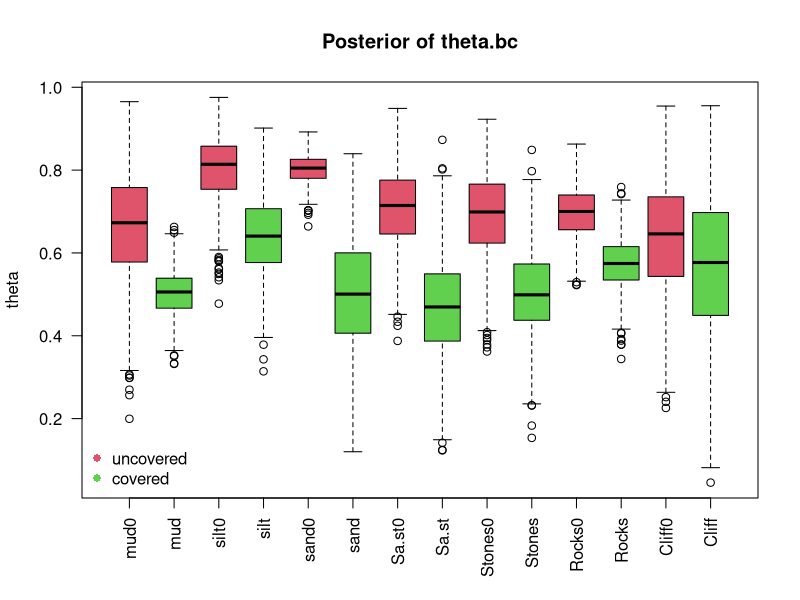

The R script that drew this image:
## ---- chunk 1
library(readxl)
setwd("/home/piailari/Documents/BayesianDataAnalysis/exercises/week3/exercise2b")
data.full = read_xlsx("bsg653_3.xlsx")
data = data.full[, c( "WHIBIN", "BOTTOMCOV", "BOTTOM")]
data = data[data$BOTTOM!=0,]
# 0 : clear
# 1 : covered
data$BOTTOMCOV = ifelse(data$BOTTOMCOV == 5, 1, 0)

# write.table(data, file="white_fishes_data.txt", row.names=FALSE, col.names=TRUE)

## ---- chunk 2
table(data)
y = table(data$BOTTOM[data$WHIBIN ==1], data$BOTTOMCOV[data$WHIBIN ==1])
N = table(data$BOTTOM, data$BOTTOMCOV)

## ---- chunk 3
set.seed(123)
theta =  array(rep(NA, 7*2*1000), dim=c(7, 2, 1000))
for (i in 1:7) {
   for (j in 1:2) {
      theta[i,j,] = rbeta(1000, y[i,j]+1, N[i,j]-y[i,j]+1)
   }
}

## ---- chunk 4
theta.df = data.frame(
 "mud0" = theta[1,1,],"mud" = theta[1,2,],
 "silt0" = theta[2,1,],"silt" = theta[2,2,],
 "sand0"= theta[3,1,], "sand"= theta[3,2,],
 "Sa/st0"= theta[4,1,], "Sa/st"= theta[4,2,],
"Stones0"= theta[5,1,],"Stones"= theta[5,2,],
 "Rocks0"= theta[6,1,],"Rocks"= theta[6,2,],
"Cliff0"= theta[7,1,],"Cliff"= theta[7,2,]
)

boxplot(theta.df, col= 2:3 , las =2, ylab= "theta", main ="Posterior of theta.bc")
legend("bottomleft", legend = c("uncovered", "covered"), col=2:3, pch = 16,bty = "n")


## ---- chunk 5
# Probabilities per costal type
pr = c()
for (i in 1:7) {
   pr[i] = sum(theta[i,2,]>theta[i,1,])/length(theta[i,1,])
}
names(pr) = 1:7
pr
